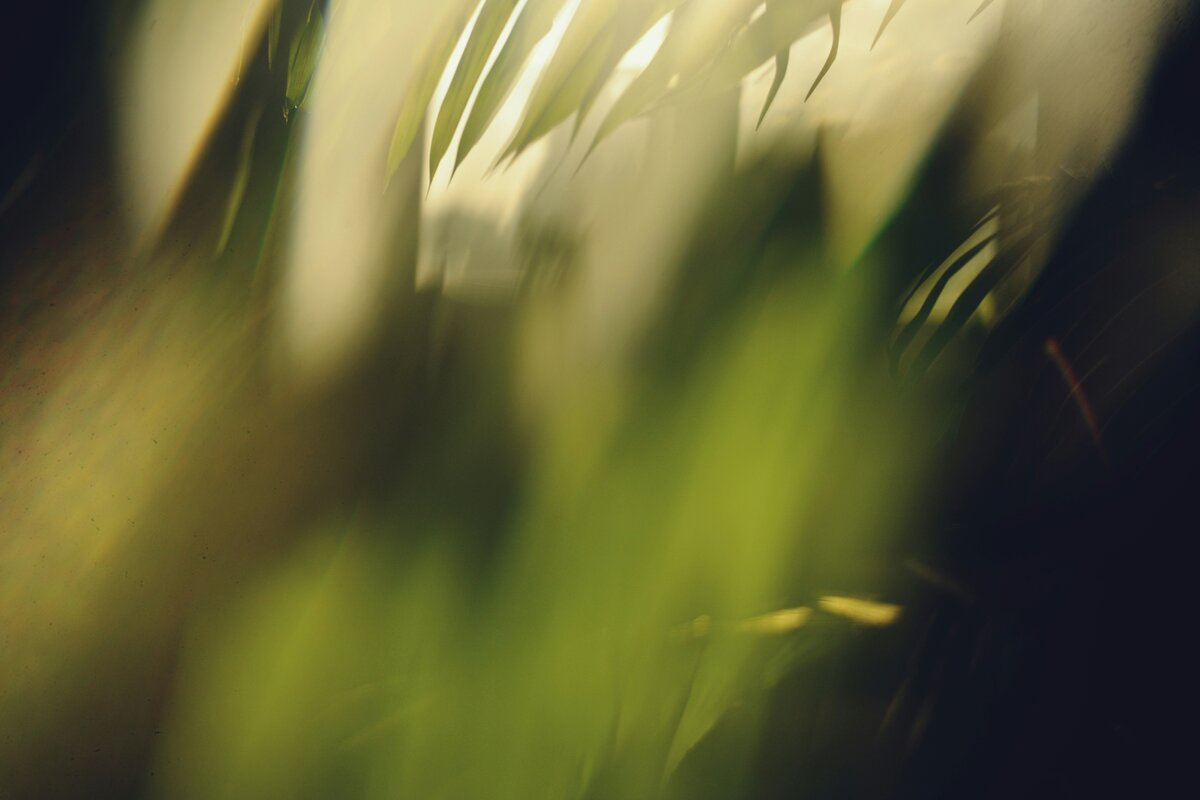
#> input picture terminal/bg.jpg, 1200 x 800 px
$ python make_gif.py
#> lines starting #> are read from the running program, lines starting #| are printed output that depends on the picture; after the words box and inside, x2 and y2 are one past the last pixel; in counts of white or black regions, pixels touching at a corner belong together
"""Renders terminal.gif: a fake terminal session typed over a wallpaper.

    python make_gif.py [background image] [-o out.gif]

Needs pillow and pyfiglet. Edit SCRIPT at the bottom to change what gets typed.
"""
import argparse
import random
from pathlib import Path

import pyfiglet
from PIL import Image, ImageDraw, ImageFilter, ImageFont

HERE = Path(__file__).parent
FONT_DIR = Path("/usr/share/fonts/TTF")
FONT = FONT_DIR / "JetBrainsMonoNerdFontMono-Regular.ttf"
FONT_BOLD = FONT_DIR / "JetBrainsMonoNerdFontMono-Bold.ttf"

W, H = 840, 540
RADIUS = 12
TITLE_H = 34
PAD_X, PAD_Y = 20, 14
FONT_SIZE = 15
LINE_H = 20

COLORS = {
    "fg": (236, 236, 236),
    "out": (206, 206, 206),
    "dim": (140, 140, 140),
    "faint": (96, 96, 96),
    "bold": (255, 255, 255),
}
PROFILE_URL = "github.com/Juan-Miguel-alvarado"

random.seed(7)


# ---------------------------------------------------------------- background

def cover(img, w, h):
    scale = max(w / img.width, h / img.height)
    img = img.resize((round(img.width * scale), round(img.height * scale)), Image.LANCZOS)
    left, top = (img.width - w) // 2, (img.height - h) // 2
    return img.crop((left, top, left + w, top + h))


def build_background(path):
    """Wallpaper, darkened towards the left where the text lives."""
    body_h = H - TITLE_H
    wall = cover(Image.open(path).convert("RGB"), W, body_h)
    wall = wall.filter(ImageFilter.GaussianBlur(0.6))

    # horizontal shade: ~78% black on the left, ~25% on the right, plus a top vignette
    shade = Image.new("L", (W, body_h))
    px = shade.load()
    for x in range(W):
        t = x / (W - 1)
        base = 205 - 185 * (t ** 1.3)
        for y in range(body_h):
            v = base + max(0, 40 - y) * 1.5
            px[x, y] = int(min(235, v))
    black = Image.new("RGB", (W, body_h), (6, 6, 8))
    wall = Image.composite(black, wall, shade)

    win = Image.new("RGB", (W, H), (22, 22, 24))
    win.paste(wall, (0, TITLE_H))
    return win


def draw_chrome(win):
    """Title bar, traffic lights and border. Drawn after quantizing the wallpaper so
    the small colored dots keep their exact palette entries."""
    d = ImageDraw.Draw(win)
    d.rectangle((0, 0, W, TITLE_H - 1), fill=(30, 30, 32))
    d.line((0, TITLE_H - 1, W, TITLE_H - 1), fill=(48, 48, 50))
    for i, c in enumerate(TRAFFIC):
        cx, cy = 22 + i * 20, TITLE_H // 2
        d.ellipse((cx - 6, cy - 6, cx + 6, cy + 6), fill=c)
    font = ImageFont.truetype(str(FONT_BOLD), 12)
    title = "alva@arch: ~"
    tw = d.textlength(title, font=font)
    d.text(((W - tw) / 2, TITLE_H / 2), title, font=font, fill=(150, 150, 152), anchor="lm")
    # 1px inner border
    d.rounded_rectangle((0, 0, W - 1, H - 1), RADIUS, outline=(58, 58, 60))
    return win


def corner_mask():
    m = Image.new("L", (W, H), 0)
    ImageDraw.Draw(m).rounded_rectangle((0, 0, W - 1, H - 1), RADIUS, fill=255)
    return m.point(lambda v: 255 if v > 127 else 0)


# ---------------------------------------------------------------- terminal model

class Term:
    def __init__(self, bg):
        self.bg = bg
        self.lines = [[]]          # each line: list of (text, style)
        self.frames = []           # (rgb image, duration ms)
        self.font = ImageFont.truetype(str(FONT), FONT_SIZE)
        self.font_bold = ImageFont.truetype(str(FONT_BOLD), FONT_SIZE)
        self.cw = self.font.getlength("M")
        self.rows = (H - TITLE_H - 2 * PAD_Y) // LINE_H

    # -- state helpers
    def _scroll(self):
        while len(self.lines) > self.rows:
            self.lines.pop(0)

    def write(self, text, style="out"):
        self.lines[-1].append((text, style))

    def newline(self):
        self.lines.append([])
        self._scroll()

    def prompt(self):
        self.write("alva", "bold")
        self.write("@arch ", "dim")
        self.write("~ ", "fg")
        self.write("❯ ", "bold")

    # -- rendering
    def render(self, cursor=True):
        img = self.bg.copy()
        d = ImageDraw.Draw(img)
        y = TITLE_H + PAD_Y
        for i, line in enumerate(self.lines):
            x = PAD_X
            for text, style in line:
                f = self.font_bold if style == "bold" else self.font
                d.text((x, y), text, font=f, fill=COLORS[style])
                x += self.cw * len(text)
            if cursor and i == len(self.lines) - 1:
                d.rectangle((x + 1, y + 2, x + self.cw, y + LINE_H - 3), fill=COLORS["fg"])
            y += LINE_H
        return img

    def snap(self, ms, cursor=True):
        self.frames.append((self.render(cursor), ms))

    # -- actions
    def idle(self, ms, blink=530):
        # browsers stretch GIF delays under 20ms to 100ms, so fold remainders in
        n = max(1, round(ms / blink))
        for i in range(n):
            self.snap(ms // n, cursor=i % 2 == 0)

    def type(self, cmd):
        self.prompt()
        self.idle(700)
        for ch in cmd:
            self.write(ch, "fg")
            # human rhythm: quick inside words, slower on spaces/punctuation
            ms = random.choice([40, 50, 60, 70]) + (60 if ch in " -|./" else 0)
            self.snap(ms)
        self.idle(350, blink=350)
        self.newline()

    def out(self, *lines, ms=45):
        """Each line is a str or a list of (text, style) spans."""
        for line in lines:
            spans = [(line, "out")] if isinstance(line, str) else line
            for text, style in spans:
                self.write(text, style)
            self.newline()
            self.snap(ms, cursor=False)

    def clear(self):
        self.type("clear")
        self.lines = [[]]
        self.snap(120)


# ---------------------------------------------------------------- content helpers

ARCH = [
    "       /\\       ",
    "      /  \\      ",
    "     /\\   \\     ",
    "    /      \\    ",
    "   /   ,,   \\   ",
    "  /   |  |  -\\  ",
    " /_-''    ''-_\\ ",
]


def fetch_lines():
    info = [
        [("alva", "bold"), ("@", "dim"), ("arch", "bold")],
        [("─" * 30, "faint")],
        [("os      ", "dim"), ("Arch Linux x86_64", "out")],
        [("wm      ", "dim"), ("Hyprland (lua config)", "out")],
        [("term    ", "dim"), ("kitty", "out")],
        [("shell   ", "dim"), ("bash", "out")],
        [("theme   ", "dim"), ("monochrome · matugen", "out")],
        [("langs   ", "dim"), ("rust · typescript · python · dart", "out")],
        [("", "out")],
        [("        ", "out")] + [("███", s) for s in ("bold", "fg", "out", "dim", "faint")],
    ]
    logo = ARCH + [" " * 16] * (len(info) - len(ARCH))
    return [[("  " + l, "bold")] + [("  ", "out")] + i for l, i in zip(logo, info)]


def projects():
    rows = [
        ("wisp", "rust", "yazi-compatible file manager, 6-14x faster startup"),
        ("why-cli", "rust", "git blame that answers why, not just who"),
        ("footballbot", "python", "discord bot: crest trivia, live scores, standings"),
        ("chess-coach", "ts", "chess.com + lichess stats for chess teachers"),
        ("chess-analyzer", "ts", "in-browser stockfish analysis with move ratings"),
        ("quizlive", "ts", "real-time quizzes · react + socket.io + prisma"),
        ("mono-favicons", "js", "chromium ext: every favicon in black and white"),
    ]
    out = []
    for name, lang, desc in rows:
        out.append([(f"{name + '/':<16}", "bold"), (f"{lang:<8}", "dim"), (desc, "out")])
    return out


def banner():
    art = pyfiglet.figlet_format("alva!", font="ansi_shadow").rstrip("\n").split("\n")
    lines = []
    for l in art:
        if not l.strip():
            continue
        spans = []
        for ch in l:
            style = "bold" if ch == "█" else "faint"
            if spans and spans[-1][1] == style:
                spans[-1] = (spans[-1][0] + ch, style)
            else:
                spans.append((ch, style))
        lines.append(spans)
    return lines


# ---------------------------------------------------------------- script

def script(t):
    t.idle(1100)
    t.type("whoami")
    t.out(*banner(), ms=60)
    t.out("", [("builder on arch linux · ", "dim"), ("i do whatever the problem calls for", "out")], "")
    t.idle(1600)

    t.type("fastfetch")
    t.out("", *fetch_lines(), "", ms=55)
    t.idle(2600)
    t.clear()

    t.type("ls ~/projects --featured")
    t.out(*projects(), "", ms=70)
    t.idle(2600)

    t.type("cat stack.txt")
    t.out(
        [("web     ", "dim"), ("react · vite · tailwind · supabase · socket.io", "out")],
        [("native  ", "dim"), ("rust · flutter", "out")],
        [("daily   ", "dim"), ("arch · hyprland · kitty · git", "out")],
        "",
        ms=70,
    )
    t.idle(2600)
    t.clear()

    t.type('echo "thanks for visiting"')
    t.out("thanks for visiting", "")
    t.idle(600)
    t.type(f"open {PROFILE_URL}")
    t.out([("→ ", "dim"), (PROFILE_URL, "bold")], "")
    t.idle(5200)


TRAFFIC = [(255, 95, 87), (254, 188, 46), (40, 200, 64)]
BG_COLORS = 216


def quantize_background(bg):
    """Dither the wallpaper once into BG_COLORS colors, then append a grey ramp for
    antialiased text plus the chrome colors. Frames are mapped to this palette without
    dithering, so untouched background pixels come out identical in every frame."""
    q = bg.quantize(colors=BG_COLORS, method=Image.Quantize.MEDIANCUT, dither=Image.Dither.FLOYDSTEINBERG)
    pal = q.getpalette()[: BG_COLORS * 3]
    extra = [(v, v, v) for v in range(4, 256, 8)] + TRAFFIC  # 32 + 3
    for c in extra:
        pal += list(c)
    pal += [0, 0, 0] * (255 - len(pal) // 3) + [255, 0, 255]  # index 255 = transparent corners
    pal_img = Image.new("P", (1, 1))
    pal_img.putpalette(pal)
    return q.convert("RGB"), pal_img


def save_gif(frames, pal_img, out):
    mask = corner_mask()
    out_frames, durations = [], []
    for img, ms in frames:
        p = img.quantize(palette=pal_img, dither=Image.Dither.NONE)
        p.paste(255, mask=Image.eval(mask, lambda v: 255 - v))
        if out_frames and ms and p.tobytes() == out_frames[-1].tobytes():
            durations[-1] += ms
            continue
        out_frames.append(p)
        durations.append(ms)

    out_frames[0].save(
        out, save_all=True, append_images=out_frames[1:], duration=durations,
        loop=0, transparency=255, disposal=1, optimize=False,
    )
    print(f"{out}: {len(out_frames)} frames, {sum(durations) / 1000:.1f}s, "
          f"{Path(out).stat().st_size / 1e6:.2f} MB")


def main():
    ap = argparse.ArgumentParser()
    ap.add_argument("background", nargs="?", default=HERE / "bg.jpg")
    ap.add_argument("-o", "--out", default=HERE / "terminal.gif")
    args = ap.parse_args()
    bg, pal_img = quantize_background(build_background(args.background))
#> in cover, `scale = max(w / img.width, h / img.height)`: scale = 0.7
#> in cover, `return img.crop((left, top, left + w, top + h))`:
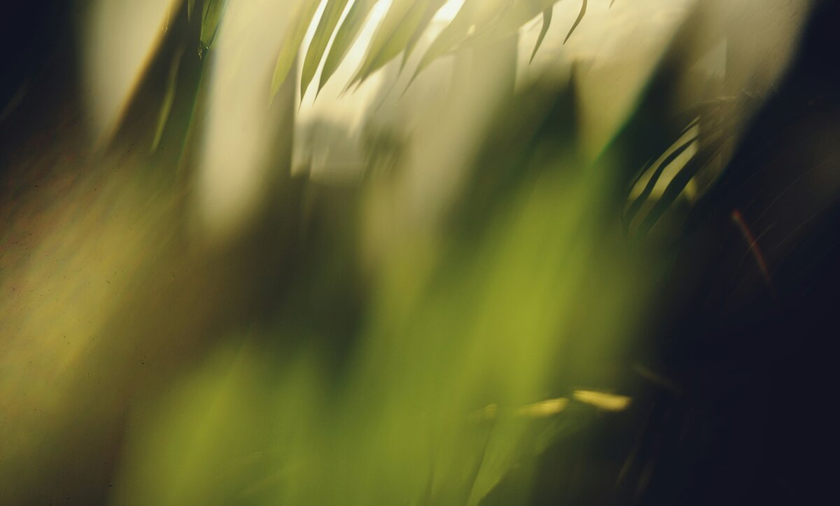
#> returned value: PIL image 840x506 RGB; mean R, G, B 95.2, 94.1, 51.3
#> in build_background, `shade = Image.new("L", (W, body_h))`: shade: PIL image 840x506 L; every value is 0
#> in build_background, `wall = Image.composite(black, wall, shade)`:
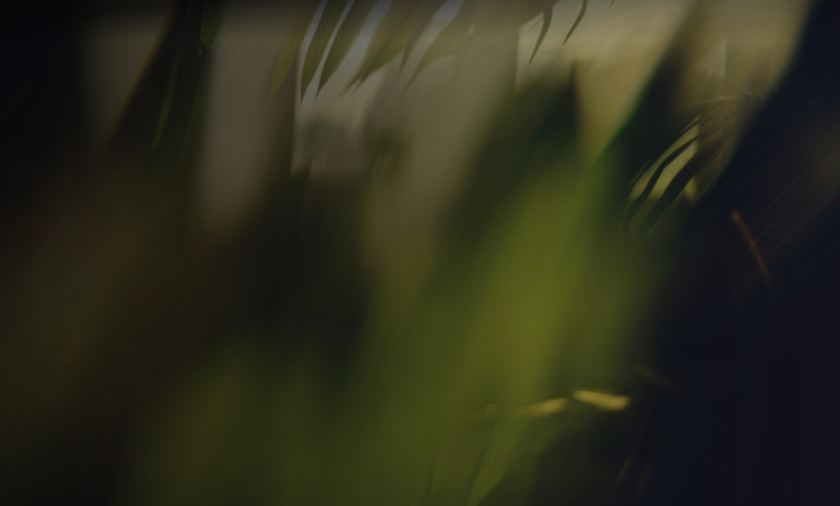
#> wall: PIL image 840x506 RGB; mean R, G, B 45.6, 45.7, 28.3
#> in build_background, `win.paste(wall, (0, TITLE_H))`:
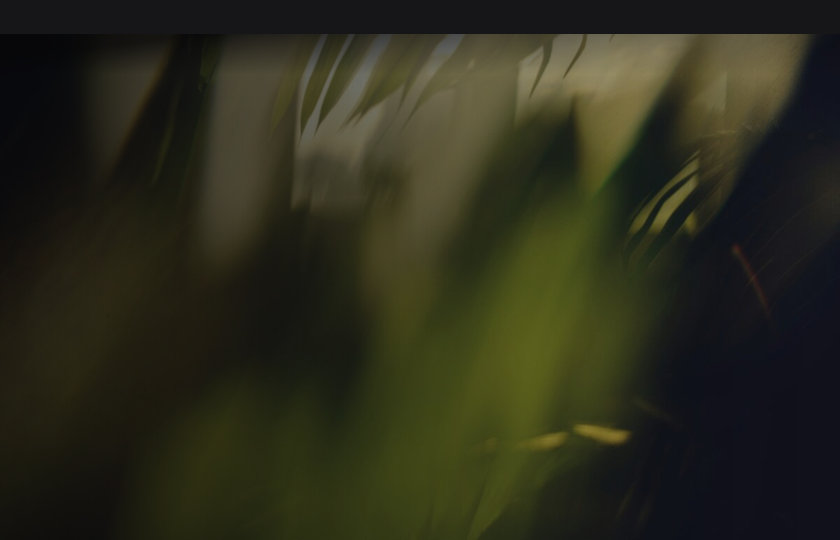
#> win: PIL image 840x540 RGB; mean R, G, B 44.2, 44.2, 28
#> in quantize_background, `pal = q.getpalette()[: BG_COLORS * 3]`: pal = 648 values, max 138 at index 0, min 7 at index 645, mean 40.51
#> after the loop in quantize_background, `for c in extra:`: pal = 753 values, max 255 at index 744, min 4 at index 648, mean 52.81
#> in quantize_background, `pal += [0, 0, 0] * (255 - len(pal) // 3) + [255, 0, 255]`: pal = 768 values, max 255 at index 744, min 0 at index 753, mean 52.44
    draw_chrome(bg)
#> in draw_chrome, `tw = d.textlength(title, font=font)`: tw = 81.31
    t = Term(bg)
    script(t)
    save_gif(t.frames, pal_img, args.out)
#> in corner_mask, `m = Image.new("L", (W, H), 0)`: m: PIL image 840x540 L; every value is 0
#> in corner_mask, `ImageDraw.Draw(m).rounded_rectangle((0, 0, W - 1, H - 1), RADIUS, fill..`:
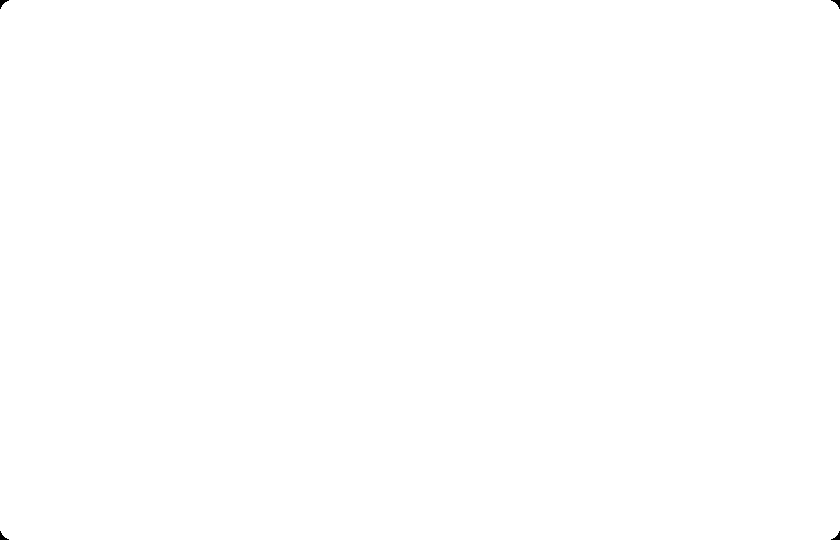
#> m: PIL image 840x540 L; 100% white; 4 black regions, box (x1, y1, x2, y2) and area: (0, 0, 9, 9) 34, (831, 0, 840, 9) 34, (0, 531, 9, 540) 34, (831, 531, 840, 540) 34
#> the loop in save_gif, `for img, ms in frames:` made 204 passes
#> ms on passes 1 to 3: 550, 550, 700
#> after the loop in save_gif, `for img, ms in frames:`:
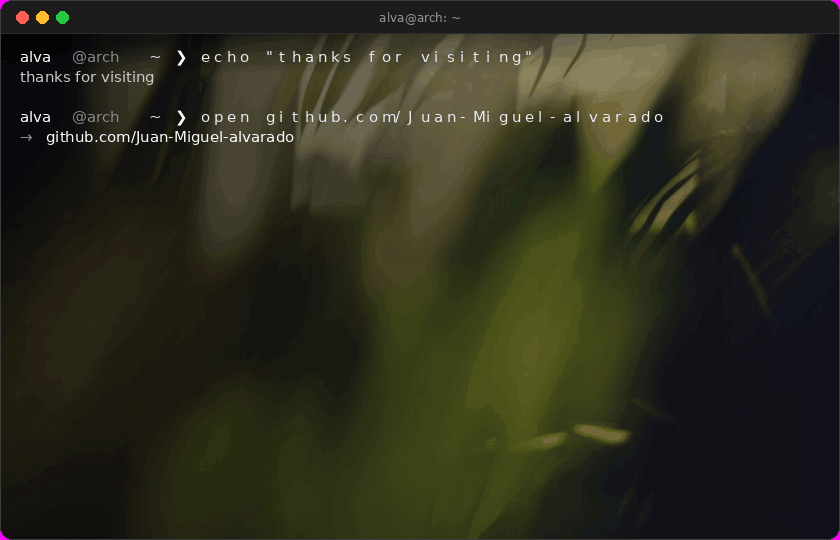
#> p: PIL image 840x540 P; mean R, G, B 45.3, 45.2, 29.2
#> after the loop in save_gif, `for img, ms in frames:`: durations = 189 values, max 700 at index 2, min 40 at index 6, mean 182.2; out_frames = 189 items
#> in save_gif, `out_frames[0].save( out, save_all=True, append_images=out_frames[1:], ..`:
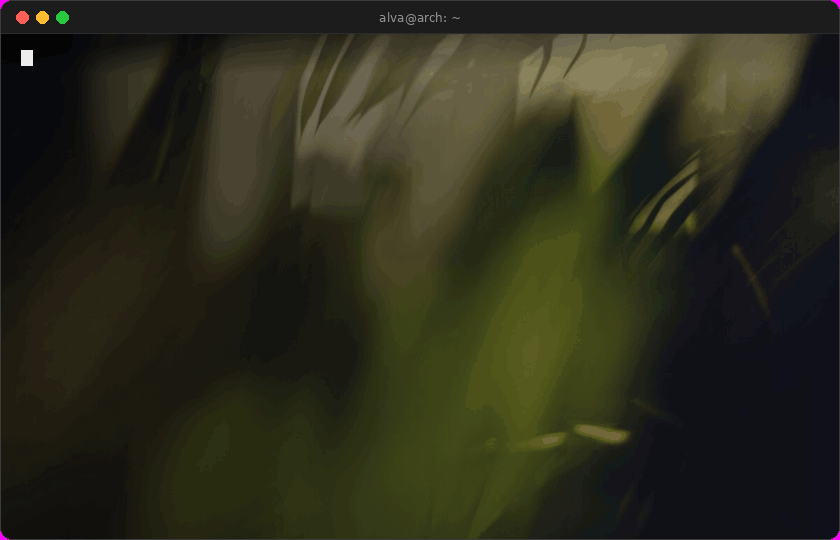
#> saved as terminal.gif: PIL image 840x540 P; mean R, G, B 44.2, 44.1, 28
#| terminal/terminal.gif: 189 frames, 34.4s, 0.64 MB


if __name__ == "__main__":
    main()
